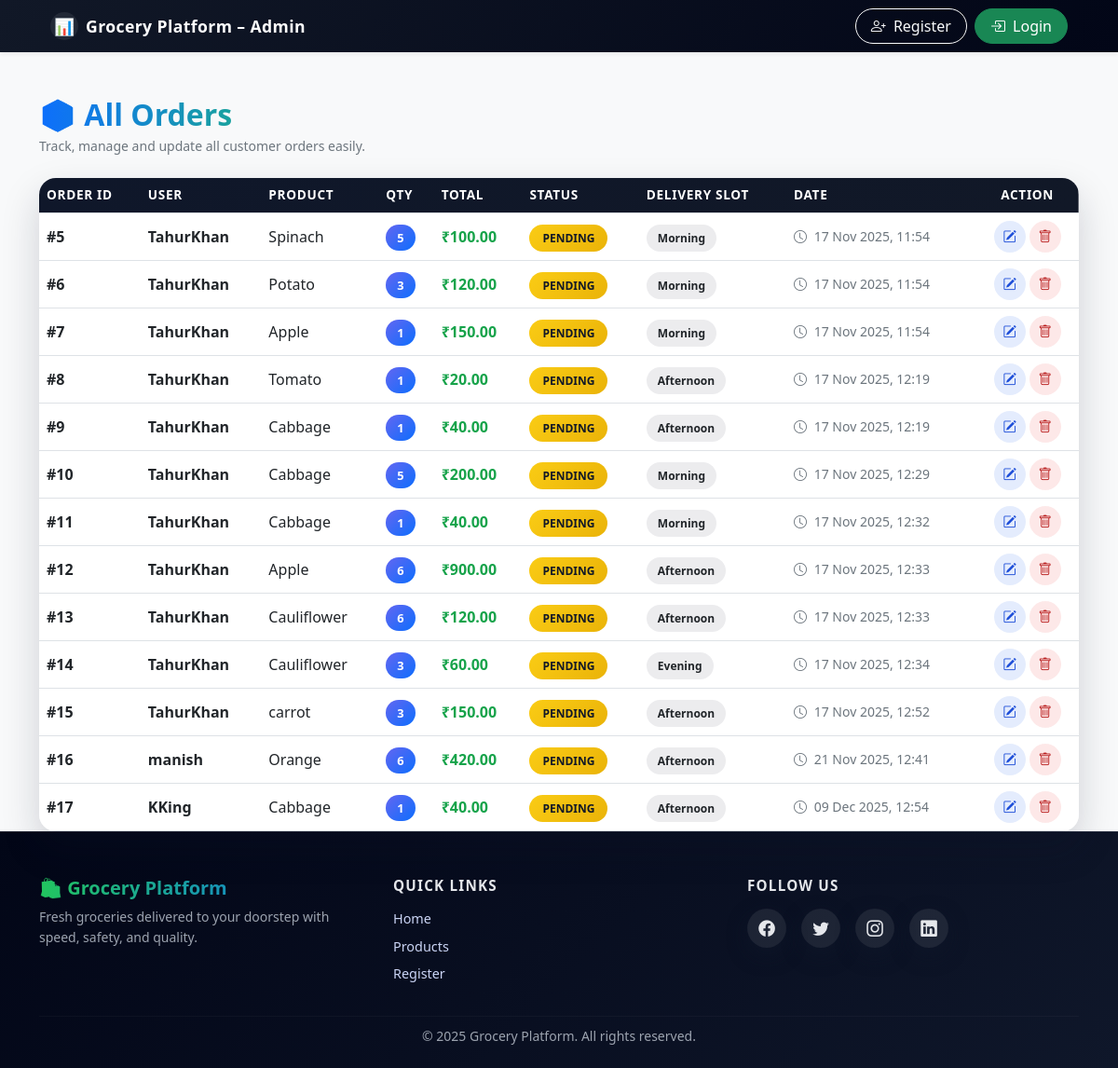
Screenshot of /orders/ with the database file from the repository.
### orderapp/models.py (models this page shows, shortened)
class Order(models.Model):
    user = models.ForeignKey(User, on_delete=models.CASCADE)
    image = models.ImageField(upload_to='order_images/', null=True, blank=True)  # ✔ NEW
    address = models.ForeignKey("Address", on_delete=models.CASCADE, null=True, blank=True) # ✔ NEW
    product_name = models.CharField(max_length=30, null=True, blank=True)
    quantity = models.IntegerField(default=1)
    total_price = models.DecimalField(max_digits=10, decimal_places=2)
    delivery_slot = models.CharField(max_length=20, choices=DELIVERY_SLOTS)
    status = models.CharField(max_length=20, choices=STATUS_CHOICES, default='Pending')
    created_at = models.DateTimeField(auto_now_add=True)
    class Meta:
        db_table = 'order'

### dashboard/views.py (the view)
# urls.py: path('orders/', v.admin_order_list, name='orders'),
def admin_order_list(request):
    orders = Order.objects.select_related('user').all()
    return render(request, 'admin_order_list.html', {'orders': orders})

### cart/context_processors.py (called while the page is built)
def cart_count(request):
    count = request.session.get('cart_count', 0)
    return {'cart_count': count}

### dashboard/templates/admin_order_list.html (shortened to what this page needs)
{% extends 'admin_home.html' %}
{% block body %}
<div class="container mt-5">
    <div class="d-flex justify-content-between align-items-center mb-4">
        <div>
            <h2 class="fw-bold orders-title mb-1">📦 All Orders</h2>
            <p class="text-muted small mb-0">Track, manage and update all customer orders easily.</p>
        </div>
    </div>
    <div class="table-responsive orders-table-wrapper">
        <table class="table align-middle orders-table mb-0">
            <thead>
                <tr>
                    <th>Order ID</th>
                    <th>User</th>
                    <th>Product</th>
                    <th>Qty</th>
                    <th>Total</th>
                    <th>Status</th>
                    <th>Delivery Slot</th>
                    <th>Date</th>
                    <th class="text-center">Action</th>
                </tr>
            </thead>
            <tbody>
                {% for order in orders %}
                <tr>
                    <td class="fw-semibold">#{{ order.id }}</td>
                    <td class="fw-semibold">
                        {{ order.user.username }}
                    </td>
                    <td>
                        {{ order.product_name }}
                    </td>
                    <td>
                        <span class="qty-badge">{{ order.quantity }}</span>
                    </td>
                    <td class="price-text">
                        ₹{{ order.total_price|floatformat:2 }}
                    </td>
                    <td>
                        <span class="status-badge
                            {% if order.status == 'Delivered' %} status-success
                            {% elif order.status == 'Pending' %} status-warning
                            {% elif order.status == 'Cancelled' %} status-danger
                            {% else %} status-info
                            {% endif %}">
                            {{ order.status }}
                        </span>
                    </td>
                    <td>
                        <span class="slot-badge">{{ order.delivery_slot }}</span>
                    </td>
                    <td class="text-muted small">
                        <i class="bi bi-clock me-1"></i>
                        {{ order.created_at|date:"d M Y, H:i" }}
                    </td>
                    <td class="text-center">
                        <a href="{% url 'dashboard:admin_order_edit' order.id %}"
                           class="btn btn-icon btn-icon-primary"
                           title="Edit">
                            <i class="bi bi-pencil-square"></i>
                        </a>
                        <a href="{% url 'dashboard:admin_order_delete' order.id %}"
                           class="btn btn-icon btn-icon-danger"
                           onclick="return confirm('Are you sure you want to delete this order?');"
                           title="Delete">
                            <i class="bi bi-trash"></i>
                        </a>
                    </td>
                </tr>
                {% empty %}
                <tr>
                    <td colspan="9" class="text-center text-muted py-4">
                        No orders found.
                    </td>
                </tr>
                {% endfor %}
            </tbody>
        </table>
    </div>
</div>
<link rel="stylesheet" href="https://cdn.jsdelivr.net/npm/bootstrap-icons@1.10.5/font/bootstrap-icons.css">
{% endblock %}

### dashboard/templates/admin_order_list.html (style rules this page uses)
.orders-title { background: linear-gradient(90deg, #0d6efd, #22c55e); -webkit-background-clip: text; -webkit-text-fill-color: transparent; }
.orders-table-wrapper { background: rgba(255, 255, 255, 0.9); backdrop-filter: blur(12px); border-radius: 18px; box-shadow: 0 18px 40px rgba(15, 23, 42, 0.18); overflow: hidden; }
.orders-table thead { background: linear-gradient(135deg, #0f172a, #111827); color: #ffffff; }
.orders-table th { font-size: 0.85rem; letter-spacing: 0.05em; text-transform: uppercase; }
.orders-table tbody tr { transition: 0.25s ease; }
.qty-badge { background: linear-gradient(135deg, #6366f1, #0d6efd); color: white; padding: 5px 12px; border-radius: 999px; font-size: 0.8rem; font-weight: 600; }
.price-text { font-weight: 700; color: #16a34a; }
.status-badge { padding: 6px 14px; border-radius: 999px; font-size: 0.75rem; font-weight: 700; text-transform: uppercase; }
.status-warning { background: linear-gradient(135deg, #facc15, #eab308); color: #111827; }
.slot-badge { background: rgba(15, 23, 42, 0.08); padding: 6px 12px; border-radius: 999px; font-size: 0.75rem; font-weight: 600; }
.btn-icon { width: 34px; height: 34px; border-radius: 999px; display: inline-flex; align-items: center; justify-content: center; padding: 0; border: none; font-size: 0.9rem; transition: 0.2s ease; }
.btn-icon-primary { background: rgba(37, 99, 235, 0.12); color: #1d4ed8; }
.btn-icon-danger { background: rgba(239, 68, 68, 0.12); color: #b91c1c; }

### rows the page displays
Order: id "5", user.username "TahurKhan", product_name "Spinach", quantity "5", total_price "100.00", status "PENDING", delivery_slot "Morning", created_at "17 Nov 2025, 11:54"
Order: id "6", user.username "TahurKhan", product_name "Potato", quantity "3", total_price "120.00", status "PENDING", delivery_slot "Morning", created_at "17 Nov 2025, 11:54"
Order: id "7", user.username "TahurKhan", product_name "Apple", quantity "1", total_price "150.00", status "PENDING", delivery_slot "Morning", created_at "17 Nov 2025, 11:54"
Order: id "8", user.username "TahurKhan", product_name "Tomato", quantity "1", total_price "20.00", status "PENDING", delivery_slot "Afternoon", created_at "17 Nov 2025, 12:19"
Order: id "9", user.username "TahurKhan", product_name "Cabbage", quantity "1", total_price "40.00", status "PENDING", delivery_slot "Afternoon", created_at "17 Nov 2025, 12:19"
Order: id "10", user.username "TahurKhan", product_name "Cabbage", quantity "5", total_price "200.00", status "PENDING", delivery_slot "Morning", created_at "17 Nov 2025, 12:29"
Order: id "11", user.username "TahurKhan", product_name "Cabbage", quantity "1", total_price "40.00", status "PENDING", delivery_slot "Morning", created_at "17 Nov 2025, 12:32"
Order: id "12", user.username "TahurKhan", product_name "Apple", quantity "6", total_price "900.00", status "PENDING", delivery_slot "Afternoon", created_at "17 Nov 2025, 12:33"
Order: id "13", user.username "TahurKhan", product_name "Cauliflower", quantity "6", total_price "120.00", status "PENDING", delivery_slot "Afternoon", created_at "17 Nov 2025, 12:33"
Order: id "14", user.username "TahurKhan", product_name "Cauliflower", quantity "3", total_price "60.00", status "PENDING", delivery_slot "Evening", created_at "17 Nov 2025, 12:34"
Order: id "15", user.username "TahurKhan", product_name "carrot", quantity "3", total_price "150.00", status "PENDING", delivery_slot "Afternoon", created_at "17 Nov 2025, 12:52"
Order: id "16", user.username "manish", product_name "Orange", quantity "6", total_price "420.00", status "PENDING", delivery_slot "Afternoon", created_at "21 Nov 2025, 12:41"
Order: id "17", user.username "KKing", product_name "Cabbage", quantity "1", total_price "40.00", status "PENDING", delivery_slot "Afternoon", created_at "09 Dec 2025, 12:54"
